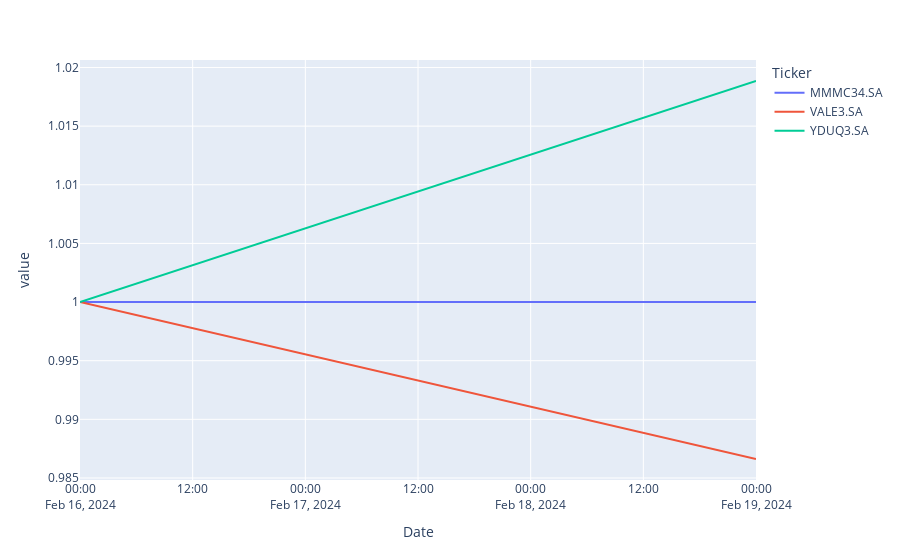

Notebook cell for this chart:
### Code cell
# Gráfico cotações normalizado
df_cotacoes_norm = df_cotacoes / df_cotacoes.iloc[0] # normalização - todos começando em 1

fig = px.line(df_cotacoes_norm)
fig.show()

### Figure 1 — Plotly figure (JSON) as saved in the notebook; plotly's stock layout.template omitted (floating-point values rounded to 4 significant figures)
{"data": [{"hovertemplate": "Ticker=MMMC34.SA<br>Date=%{x}<br>value=%{y}<extra></extra>", "legendgroup": "MMMC34.SA", "line": {"color": "#636efa", "dash": "solid"}, "marker": {"symbol": "circle"}, "mode": "lines", "name": "MMMC34.SA", "orientation": "v", "showlegend": true, "type": "scatter", "x": ["2024-02-16T00:00:00", "2024-02-19T00:00:00"], "xaxis": "x", "y": [1, 1], "yaxis": "y"}, {"hovertemplate": "Ticker=VALE3.SA<br>Date=%{x}<br>value=%{y}<extra></extra>", "legendgroup": "VALE3.SA", "line": {"color": "#EF553B", "dash": "solid"}, "marker": {"symbol": "circle"}, "mode": "lines", "name": "VALE3.SA", "orientation": "v", "showlegend": true, "type": "scatter", "x": ["2024-02-16T00:00:00", "2024-02-19T00:00:00"], "xaxis": "x", "y": [1, 0.9866], "yaxis": "y"}, {"hovertemplate": "Ticker=YDUQ3.SA<br>Date=%{x}<br>value=%{y}<extra></extra>", "legendgroup": "YDUQ3.SA", "line": {"color": "#00cc96", "dash": "solid"}, "marker": {"symbol": "circle"}, "mode": "lines", "name": "YDUQ3.SA", "orientation": "v", "showlegend": true, "type": "scatter", "x": ["2024-02-16T00:00:00", "2024-02-19T00:00:00"], "xaxis": "x", "y": [1, 1.019], "yaxis": "y"}], "layout": {"legend": {"title": {"text": "Ticker"}, "tracegroupgap": 0}, "margin": {"t": 60}, "xaxis": {"anchor": "y", "domain": [0, 1], "title": {"text": "Date"}}, "yaxis": {"anchor": "x", "domain": [0, 1], "title": {"text": "value"}}}}
